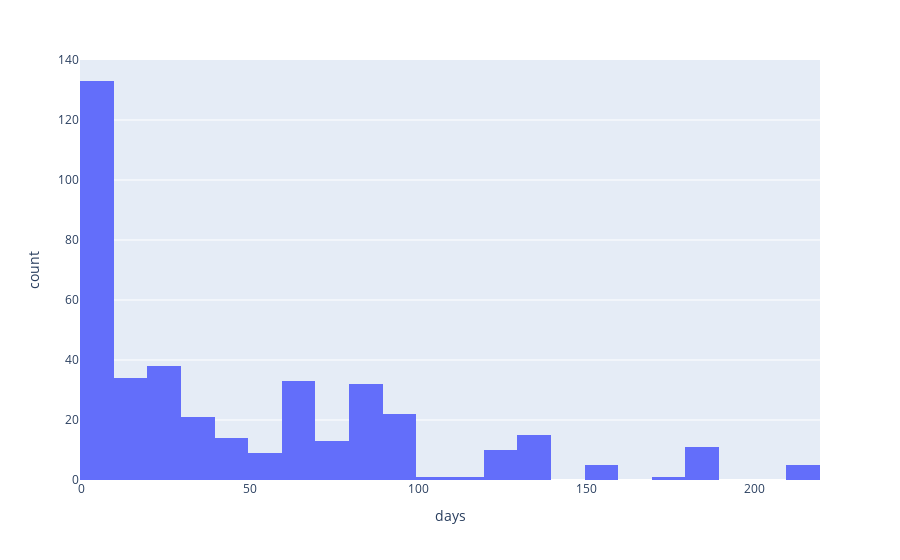

Notebook source saved alongside this figure:
### Code cell
px.histogram(coursesdfout, x='days', nbins=30)

### Figure 1 — Plotly figure (JSON) as saved in the notebook; plotly's stock layout.template omitted (floating-point values rounded to 4 significant figures; data arrays with more than 128 entries replaced by an {"elided": "..."} marker saying what was removed)
{"data": [{"alignmentgroup": "True", "bingroup": "x", "hovertemplate": "days=%{x}<br>count=%{y}<extra></extra>", "legendgroup": "", "marker": {"color": "#636efa", "pattern": {"shape": ""}}, "name": "", "nbinsx": 30, "offsetgroup": "", "orientation": "v", "showlegend": false, "type": "histogram", "x": {"elided": "398 int values"}, "xaxis": "x", "yaxis": "y"}], "layout": {"barmode": "relative", "legend": {"tracegroupgap": 0}, "margin": {"t": 60}, "xaxis": {"anchor": "y", "domain": [0, 1], "title": {"text": "days"}}, "yaxis": {"anchor": "x", "domain": [0, 1], "title": {"text": "count"}}}}
